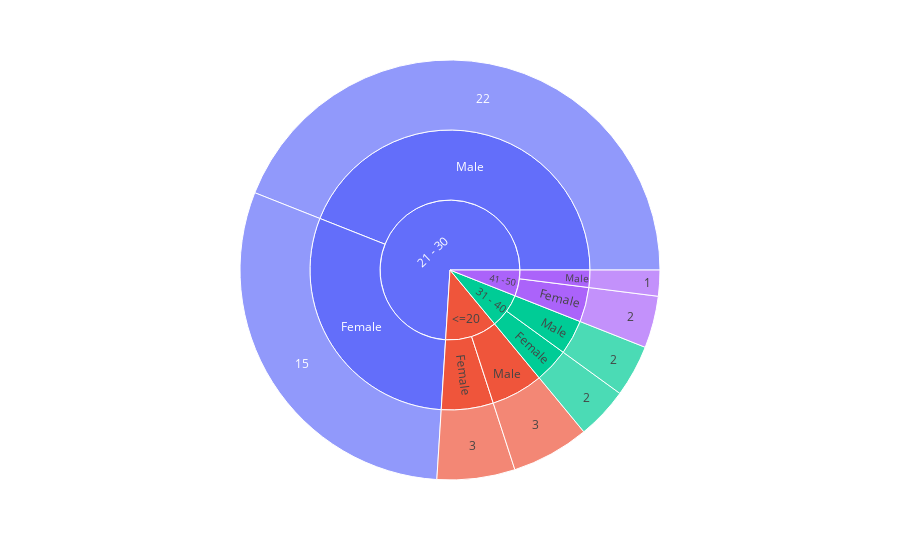

Source (notebook cell):
### Code cell
fig=px.sunburst(my_pivot2,
                values='Count',
                path=['Age','Sex','Count']
               )
fig.show()

### Figure 1 — Plotly figure (JSON) as saved in the notebook; plotly's stock layout.template omitted (floating-point values rounded to 4 significant figures)
{"data": [{"branchvalues": "total", "domain": {"x": [0, 1], "y": [0, 1]}, "hovertemplate": "labels=%{label}<br>Count=%{value}<br>parent=%{parent}<br>id=%{id}<extra></extra>", "ids": ["41 - 50/Male/1", "31 - 40/Female/2", "41 - 50/Female/2", "31 - 40/Male/2", "<=20/Female/3", "<=20/Male/3", "21 - 30/Female/15", "21 - 30/Male/22", "21 - 30/Female", "31 - 40/Female", "41 - 50/Female", "<=20/Female", "21 - 30/Male", "31 - 40/Male", "41 - 50/Male", "<=20/Male", "21 - 30", "31 - 40", "41 - 50", "<=20"], "labels": ["1", "2", "2", "2", "3", "3", "15", "22", "Female", "Female", "Female", "Female", "Male", "Male", "Male", "Male", "21 - 30", "31 - 40", "41 - 50", "<=20"], "name": "", "parents": ["41 - 50/Male", "31 - 40/Female", "41 - 50/Female", "31 - 40/Male", "<=20/Female", "<=20/Male", "21 - 30/Female", "21 - 30/Male", "21 - 30", "31 - 40", "41 - 50", "<=20", "21 - 30", "31 - 40", "41 - 50", "<=20", "", "", "", ""], "type": "sunburst", "values": [1, 2, 2, 2, 3, 3, 15, 22, 15, 2, 2, 3, 22, 2, 1, 3, 37, 4, 3, 6]}], "layout": {"legend": {"tracegroupgap": 0}, "margin": {"t": 60}}}
